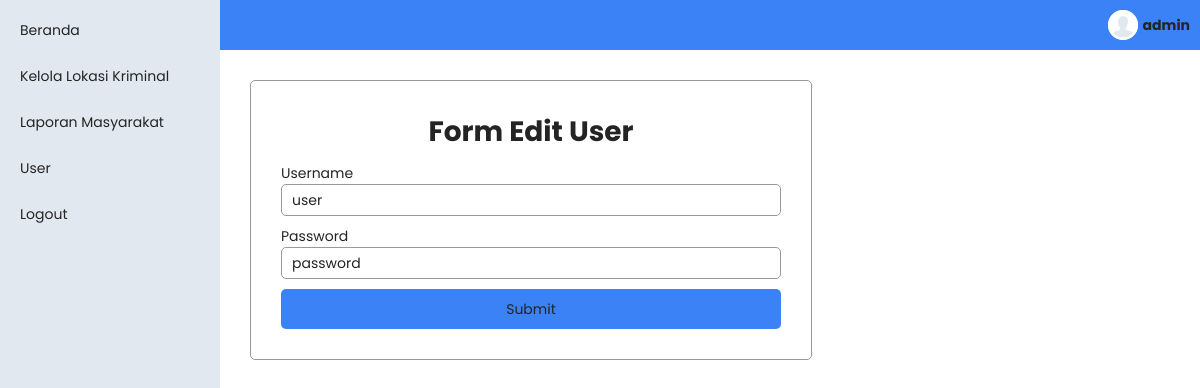
The page /edit-user.php?id=9 (signed in) on the database its author committed.
### tables this page shows
CREATE TABLE `user` (
  `id` int(11) NOT NULL,
  `username` varchar(100) NOT NULL,
  `password` varchar(100) NOT NULL DEFAULT ''
);

### views/edit-user-view.php (the view, shortened to what this page needs)
<?php
  $conn = OpenCon();
  if(isset($_REQUEST['id'])){
    $id = $_REQUEST['id'];
    $query = "SELECT * FROM user WHERE id='$id'";
    $result = $conn->query($query);
    $data = $result->fetch_assoc();
  }
?>
<form action="upload-edit-user.php?id=<?= $id?>" method='POST'>
  <h1>Form Edit User</h1>
  <div class='input-wraper'>
    <label for="username">Username</label>
    <input id='username' value="<?= $data['username'] ?>" required="true" type="text" name='username'>
  </div>
  <div class='input-wraper'>
    <label for="password">Password</label>
    <input id='password' value="<?= $data['password'] ?>" required="true" type="text" name='password'>
  </div>
  <button type='submit'>Submit</button>
</form>

### header.php (shortened to what this page needs)
<div class='header'>
  <?php if(isset($_SESSION['user-id'])):?>
    <a href='user.php' class='avatar-container'>
      <div class='avatar'>
        <img src="./img/iconmonstr-user-19-240.png" alt="" style='width:100%'>
      </div>
      <span><?= $user['username']?></span>
    </a>
  <?php else:?>
    <a class='login-button' href="login.php">Login</a>
  <?php endif ?>
</div>

### style.css (style rules this page uses)
:root { --primary:#3b82f6; --secondary:#e2e8f0; --border: rgb(153, 153, 153) }
* { margin: 0; padding: 0; font-family: 'Poppins'; color: rgb(36, 36, 36); font-size: 14px; }
html, body { box-sizing: border-box; height: 100%; }
a { text-decoration: none; color: inherit; }
.header { height: 30px; background-color: var(--primary); display: flex; justify-content: space-between; align-items: center; padding: 10px; flex-direction: row-reverse; }
form { width: auto; margin: 10px; border-radius: 5px; border: 1px solid var(--border); padding: 30px; display: flex; flex-direction: column; gap: 10px; }
form > h1 { text-align: center; font-size: 20px; }
form > button { height: 40px; width: 100%; border-radius: 5px; background-color: var(--primary); cursor: pointer; outline: none; border: none; }
input, select { height: 30px; border-radius: 5px; border: 1px solid var(--border); padding: 0 10px; }
label { font-size: 14px; }
.input-wraper { width: 100%; display: flex; flex-direction: column; }
.avatar-container { display: flex; gap: 5px; justify-content: center; align-items: center; }
.avatar-container { font-weight: bold; }
.avatar { border-radius: 900px; width: 30px; height: 30px; background-color: var(--secondary); }
@media only screen and (min-width: 600px) { form { width: 500px; } }
@media only screen and (min-width: 600px) { form > h1 { text-align: center; font-size: 28px; } }
@media only screen and (min-width: 600px) { .header { flex-direction: row; } }

### rows shown on the page
user: username "admin"
user: username "user", password "password"
